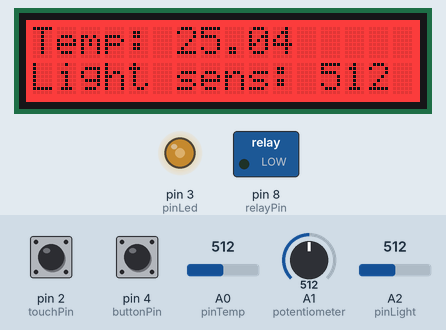
This sketch was run on a simulated Arduino Uno, built with avr-gcc and run on an emulated ATmega328P. Parts: 16×2 character LCD, switched loads named in the sketch (green lamp = pin HIGH), output pins drawn as LEDs (lit = HIGH). The test bench sets the inputs (shaded band); at power-on: A0 (pinTemp) = 512, A1 (potentiometer) = 512, pin 4 (buttonPin) LOW, pin 2 (touchPin) LOW, A2 (pinLight) = 512. What the sketch prints to the serial monitor is not drawn.

Above: at 2.2 s.
2.3 s: A0 (pinTemp) set to 499
At 2.9 s:
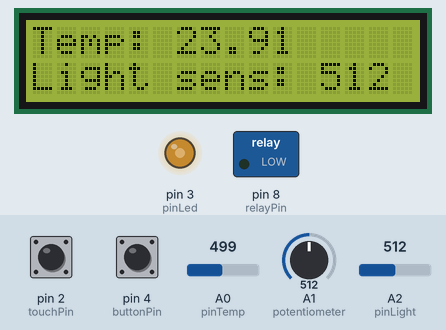
3.8 s: A0 (pinTemp) set to 471
At 5.1 s:
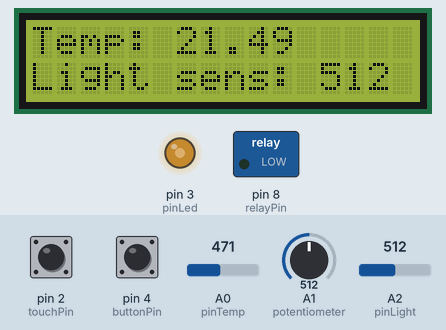
5.4 s: A0 (pinTemp) set to 437
At 6.4 s:
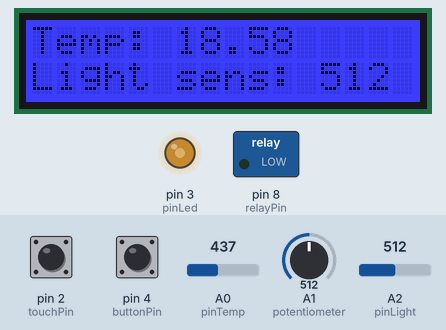
6.9 s: A1 (potentiometer) set to 716
At 7.6 s:
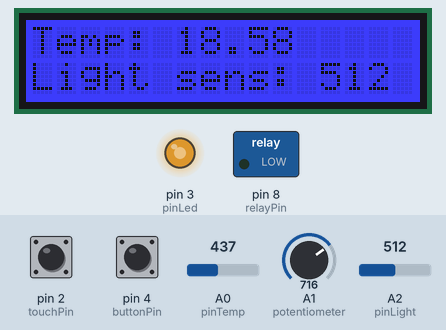
8.5 s: pin 4 (buttonPin) pulled HIGH for 0.4 s
At 8.76 s:
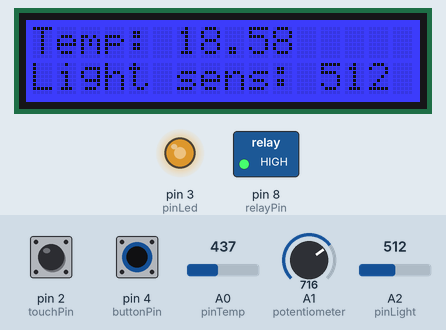
10.4 s: A1 (potentiometer) set to 900
At 11.8 s:
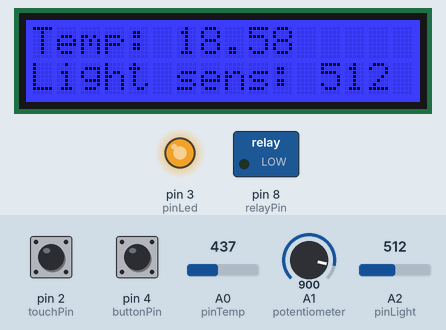
Timing chart, 0 to 12.9 s (numbered marks = the images above; inputs shaded):
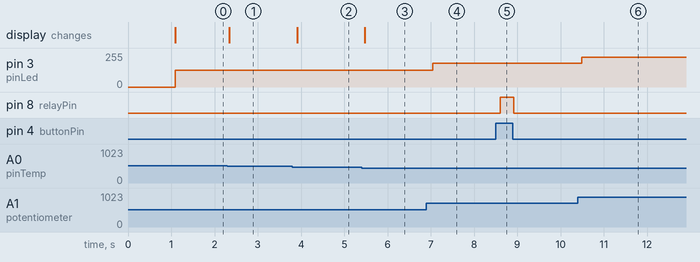

Measured:
- the behaviour switches between 512 and 511 on A0 (pinTemp) (found by bisection; images 0 and 1)
- the behaviour switches between 454 and 453 on A0 (pinTemp) (found by bisection; images 2 and 3)
- after the input at 2.3 s, the display: changes after 0.05 s (image 1)
- after the input at 3.8 s, the display: changes after 0.11 s (image 2)
- after the input at 5.4 s, the display: changes after 0.08 s (image 3)
- after the input at 6.9 s, pin 3 (pinLed): 127/255 → 178/255 after 0.14 s
- after the input at 8.5 s, pin 8 (relayPin): LOW → HIGH after 0.11 s, → LOW 0.31 s later
- after the input at 10.4 s, pin 3 (pinLed): 178/255 → 224/255 after 0.09 s

The sketch:

AllOnOne.ino
```cpp
// Pull in LCD headers
#include <Wire.h>
#include "rgb_lcd.h"

rgb_lcd lcd;

// Define the pin to which the sensors are connected.
const int pinTemp  = A0;
const int pinLight = A2;

const int touchPin  = 2; // D2
const int pinLed    = 3;
const int buttonPin = 4;
const int relayPin =  8;
const int speakerPin= 7;                  // Grove Buzzer connect to D7

float temperature;
float resistance;
const int minT = 16;
const int maxT = 24;
const int B = 3975;

// Define the pin to which the angle sensor is connected.
const int potentiometer = A1;

// Defines the pins to which the light sensor and LED are connected.

// Defines the light-sensor threshold value below which the LED will turn on.
// Decrease this value to make the device more sensitive to ambient light, or vice-versa.
int thresholdvalue = 200;


// Define the pins to which the button and relay are attached
char notes[] = "ccggaagffeeddc "; // a space represents a rest
int beats[] = { 1, 1, 1, 1, 1, 1, 2, 1, 1, 1, 1, 1, 1, 2, 4 };
int tempo = 300;

void playTone(int tone, int duration) {
    for (long i = 0; i < duration * 1000L; i += tone * 2) {
        digitalWrite(speakerPin, HIGH);
        delayMicroseconds(tone);
        digitalWrite(speakerPin, LOW);
        delayMicroseconds(tone);
    }
}

void playNote(char note, int duration) {
    char names[] = { 'c', 'd', 'e', 'f', 'g', 'a', 'b', 'C' };
    int tones[] = { 1915, 1700, 1519, 1432, 1275, 1136, 1014, 956 };

    // play the tone corresponding to the note name
    for (int i = 0; i < 8; i++) {
        if (names[i] == note) {
            playTone(tones[i], duration);
        }
    }
}


void setup()
{
    // set up the LCD's number of columns and rows:
    lcd.begin(16, 2);
    lcd.setRGB(0, 0, 0);

    // Print a message to the LCD.
    lcd.print("Temp: ");
    lcd.setCursor(0,1);
    lcd.print("Light sens:");

    // Turn on cursor blinking
    //lcd.blink();

    delay(1000);

    // Configure the serial communication line at 9600 baud (bits per second.)
    Serial.begin(9600);

    // Configure the LED's pin for output signals.
    pinMode(pinLed, OUTPUT);
    pinMode(relayPin, OUTPUT);
    pinMode(buttonPin, INPUT);
    pinMode(touchPin, INPUT);
    pinMode(potentiometer, INPUT);
}

void loop()
{
    // Get the (raw) value of the temperature sensor.
    // Read the value of the light sensor. The light sensor is an analog sensor.
    int value_temp = analogRead(pinTemp);
    int value_pot = analogRead(potentiometer);
    int value_light_sens = analogRead(pinLight);
    int value_touch_sens = digitalRead(touchPin);

    // Determine the current resistance of the thermistor based on the sensor value.
    resistance = (float)(1023-value_temp)*10000/value_temp;

    // Calculate the temperature based on the resistance value.
    temperature = 1/(log(resistance/10000)/B+1/298.15)-273.15;


    // Print to the LCD
    lcd.setCursor(6, 0);
    lcd.print(temperature);
    lcd.setCursor(12, 1);
    lcd.print(String(value_light_sens)  + "   ");

    //analogWrite(pinLed, min(255, max(0, (int) 255*(temperature - minT)/(maxT - minT) + minT)));
    analogWrite(pinLed, map(value_pot, 0, 1023, 0, 255));

    // Set LCD backligt color based on temp
    if (temperature > 25) {
      lcd.setRGB(255, 0, 0);
    }
    else if (temperature < 20) {
      lcd.setRGB(0, 0, 255);
    }
    else {
      lcd.setRGB(125, 155, 0);
    }

    // Print the temperature and pot to the serial console.
    //Serial.println(temperature);
    //Serial.println(value_pot);
    Serial.println(value_light_sens);


    // Read the state of the button.
    int buttonState = digitalRead(buttonPin);

    // If the button is pressed, activate (close) the relay.
    if (buttonState == 1)
    {
        digitalWrite(relayPin, HIGH);
    }
    else
    {
        digitalWrite(relayPin, LOW);
    }

    if (value_touch_sens == 1) {
      playNote('C', 2 * tempo);
    }

    // Wait one tenth of a second between measurements.
    delay(300);
}
```
